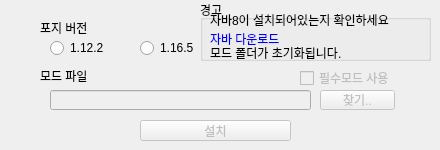
<?xml version="1.0" encoding="UTF-8"?>
<ui version="4.0">
 <class>Form</class>
 <widget class="QWidget" name="Form">
  <property name="geometry">
   <rect>
    <x>0</x>
    <y>0</y>
    <width>440</width>
    <height>150</height>
   </rect>
  </property>
  <property name="windowTitle">
   <string>Form</string>
  </property>
  <widget class="QRadioButton" name="twelvetwo">
   <property name="geometry">
    <rect>
     <x>50</x>
     <y>40</y>
     <width>90</width>
     <height>16</height>
    </rect>
   </property>
   <property name="text">
    <string>1.12.2</string>
   </property>
  </widget>
  <widget class="QRadioButton" name="sixfive">
   <property name="geometry">
    <rect>
     <x>140</x>
     <y>40</y>
     <width>90</width>
     <height>16</height>
    </rect>
   </property>
   <property name="text">
    <string>1.16.5</string>
   </property>
  </widget>
  <widget class="QLabel" name="label">
   <property name="geometry">
    <rect>
     <x>40</x>
     <y>20</y>
     <width>121</width>
     <height>16</height>
    </rect>
   </property>
   <property name="text">
    <string>포지 버전</string>
   </property>
  </widget>
  <widget class="QLineEdit" name="filename">
   <property name="enabled">
    <bool>false</bool>
   </property>
   <property name="geometry">
    <rect>
     <x>50</x>
     <y>90</y>
     <width>261</width>
     <height>20</height>
    </rect>
   </property>
  </widget>
  <widget class="QPushButton" name="browse">
   <property name="enabled">
    <bool>false</bool>
   </property>
   <property name="geometry">
    <rect>
     <x>320</x>
     <y>90</y>
     <width>75</width>
     <height>20</height>
    </rect>
   </property>
   <property name="text">
    <string>찾기..</string>
   </property>
  </widget>
  <widget class="QLabel" name="label_2">
   <property name="geometry">
    <rect>
     <x>40</x>
     <y>70</y>
     <width>56</width>
     <height>12</height>
    </rect>
   </property>
   <property name="text">
    <string>모드 파일</string>
   </property>
  </widget>
  <widget class="QCheckBox" name="check">
   <property name="enabled">
    <bool>false</bool>
   </property>
   <property name="geometry">
    <rect>
     <x>300</x>
     <y>70</y>
     <width>101</width>
     <height>16</height>
    </rect>
   </property>
   <property name="text">
    <string>필수모드 사용</string>
   </property>
  </widget>
  <widget class="QPushButton" name="install">
   <property name="enabled">
    <bool>false</bool>
   </property>
   <property name="geometry">
    <rect>
     <x>140</x>
     <y>120</y>
     <width>151</width>
     <height>21</height>
    </rect>
   </property>
   <property name="text">
    <string>설치</string>
   </property>
  </widget>
  <widget class="QGroupBox" name="groupBox">
   <property name="geometry">
    <rect>
     <x>200</x>
     <y>0</y>
     <width>231</width>
     <height>61</height>
    </rect>
   </property>
   <property name="title">
    <string>경고</string>
   </property>
   <widget class="QLabel" name="label_4">
    <property name="geometry">
     <rect>
      <x>10</x>
      <y>10</y>
      <width>211</width>
      <height>20</height>
     </rect>
    </property>
    <property name="text">
     <string>자바8이 설치되어있는지 확인하세요</string>
    </property>
   </widget>
   <widget class="QLabel" name="javadown">
    <property name="geometry">
     <rect>
      <x>10</x>
      <y>30</y>
      <width>91</width>
      <height>16</height>
     </rect>
    </property>
    <property name="text">
     <string>&lt;a href=&quot;https://java.com/ko/download/ie_manual.jsp?locale=ko&quot;&gt;자바 다운로드&lt;/a&gt;</string>
    </property>
    <property name="openExternalLinks">
     <bool>true</bool>
    </property>
   </widget>
   <widget class="QLabel" name="label_3">
    <property name="geometry">
     <rect>
      <x>10</x>
      <y>45</y>
      <width>181</width>
      <height>16</height>
     </rect>
    </property>
    <property name="text">
     <string>모드 폴더가 초기화됩니다.</string>
    </property>
   </widget>
  </widget>
 </widget>
 <resources/>
 <connections/>
</ui>
